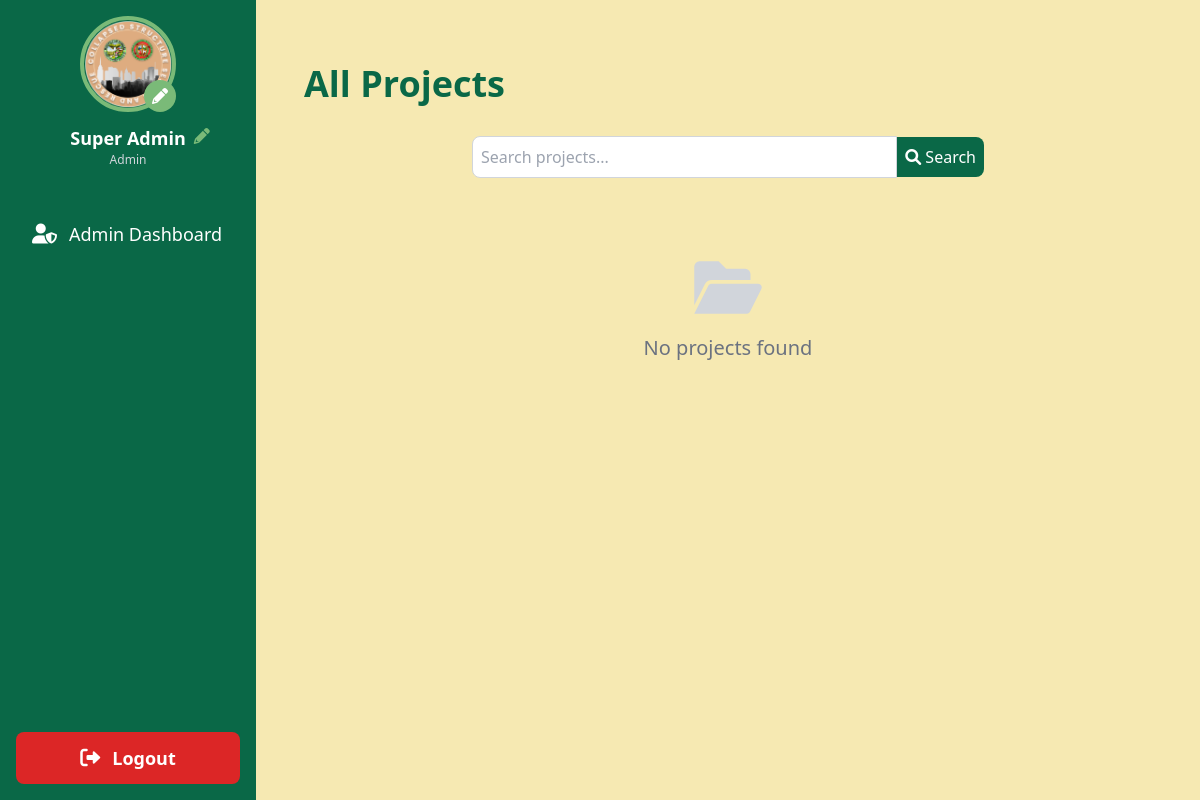
Screenshot of /projects/ (signed in) with the database file from the repository.
### sk_project/models.py (models this page shows, shortened)
class User(AbstractUser):
    is_chairman = models.BooleanField(default=False)
    profile_picture = models.ImageField(upload_to='profile_pics/', default='profile_pics/default_avatar.png', blank=True)
    address = models.TextField(blank=True, null=True)
    contact_number = models.CharField(max_length=15, blank=True, null=True)
    groups = models.ManyToManyField(
        Group,
        verbose_name=_('groups'),
        blank=True,
        help_text=_(
            'The groups this user belongs to. A user will get all permissions '
            'granted to each of their groups.'
        ),
        related_name='sk_user_set',
        related_query_name='sk_user',
    )
    user_permissions = models.ManyToManyField(
        Permission,
        verbose_name=_('user permissions'),
        blank=True,
        help_text=_('Specific permissions for this user.'),
        related_name='sk_user_set',
        related_query_name='sk_user',
    )

### sk_project/views.py (the view)
# urls.py: path('projects/', views.all_projects, name='all_projects'),
def all_projects(request):
    search_query = request.GET.get('search', '')
    projects = Project.objects.filter(chairman=request.user).annotate(
    total_expenses=models.Sum('expenses__amount')
)
    if search_query:
        projects = projects.filter(
            Q(name__icontains=search_query) |
            Q(description__icontains=search_query)
        )
    context = {
        'projects': projects,
        'search_query': search_query,
    }
    return render(request, 'all_projects.html', context)

### templates/all_projects.html (shortened to what this page needs)
{% extends 'base.html' %}
{% load humanize %}
{% block content %}
    <div class="container mx-auto px-4 py-8">
        <div class="flex justify-between items-center mb-8">
            <h1 class="text-4xl font-bold text-tertiary animate-fade-in">All Projects</h1>
        </div>
        <form method="GET" action="{% url 'all_projects' %}" class="mb-8">
            <div class="flex items-center max-w-lg mx-auto">
                <input type="text" name="search" placeholder="Search projects..." value="{{ request.GET.search }}" class="flex-grow p-2 border border-gray-300 rounded-l-lg focus:outline-none focus:ring-2 focus:ring-tertiary">
                <button type="submit" class="bg-tertiary text-white p-2 rounded-r-lg hover:bg-quaternary transition duration-300">
                    <i class="fas fa-search"></i> Search
                </button>
            </div>
        </form>
        <div class="grid grid-cols-1 md:grid-cols-2 lg:grid-cols-3 gap-8">
            {% for project in projects %}
                <div class="bg-white rounded-lg shadow-lg overflow-hidden transition-all duration-300 hover:shadow-xl hover:-translate-y-1 animate-fade-in" style="animation-delay: {{ forloop.counter|add:1|stringformat:'d'}}00ms;">
                    <div class="bg-tertiary text-white p-4">
                        <h2 class="text-xl font-semibold">{{ project.name }}</h2>
                    </div>
                    <div class="p-6">
                        <p class="text-gray-600 mb-4">{{ project.description|truncatechars:100 }}</p>
                        <div class="grid grid-cols-2 gap-4 text-sm mb-4">
                            <div>
                                <p class="font-semibold text-tertiary"><i class="fas fa-money-bill-wave mr-2"></i>Budget</p>
                                <p>₱{{ project.allocated_budget|intcomma }}</p>
                            </div>
                            <div>
                                <p class="font-semibold text-tertiary"><i class="fas fa-receipt mr-2"></i>Expenses</p>
                                <p>₱{{ project.total_expenses|default:0|intcomma }}</p>
                            </div>
                            <div>
                                <p class="font-semibold text-tertiary"><i class="fas fa-calendar-alt mr-2"></i>Start Date</p>
                                <p>{{ project.start_date }}</p>
                            </div>
                            <div>
                                <p class="font-semibold text-tertiary"><i class="fas fa-calendar-check mr-2"></i>End Date</p>
                                <p>{{ project.end_date }}</p>
                            </div>
                        </div>
                        <div class="flex justify-between items-center mt-6">
                            <a href="{% url 'project_detail' project.id %}" class="bg-tertiary text-white px-4 py-2 rounded-lg hover:bg-quaternary transition duration-300">
                                <i class="fas fa-eye mr-2"></i>View Details
                            </a>
                            <a href="{% url 'export_sk_report' project_id=project.id %}" class="bg-green-600 text-white px-4 py-2 rounded-lg hover:bg-green-700 transition duration-300">
                                <i class="fas fa-file-pdf mr-2"></i>Export PDF
                            </a>
                        </div>
                    </div>
                </div>
            {% empty %}
                <div class="col-span-3 text-center py-12">
                    <i class="fas fa-folder-open text-6xl text-gray-300 mb-4"></i>
                    <p class="text-xl text-gray-500">No projects found</p>
                </div>
            {% endfor %}
        </div>
    </div>
{% endblock %}

### templates/base.html (shortened to what this page needs)
<!DOCTYPE html>
<html lang="en">
    {% load static %}
    <head>
        <script src="https://cdn.tailwindcss.com"></script>
        <link href="https://cdnjs.cloudflare.com/ajax/libs/font-awesome/6.0.0-beta3/css/all.min.css" rel="stylesheet">
    </head>
    <body class="bg-secondary">
        <div class="flex h-screen">
            <aside class="w-64 bg-tertiary text-white flex flex-col">
                <div class="p-4 flex flex-col items-center">
                    <a href="{% url 'edit_profile' %}" class="mb-3 relative">
                        {% if user.profile_picture %}
                            <img src="{{ user.profile_picture.url }}" alt="Profile Picture" class="w-24 h-24 rounded-full border-4 border-quaternary hover:border-primary transition-colors duration-200">
                        {% else %}
                            <img src="{% static 'img/drr.png' %}" alt="Default Profile Picture" class="w-24 h-24 rounded-full border-4 border-quaternary hover:border-primary transition-colors duration-200">
                        {% endif %}
                        <i class="fas fa-pencil-alt absolute bottom-0 right-0 bg-quaternary text-white p-2 rounded-full"></i>
                    </a>
                    <div class="text-center relative">
                        <h2 class="text-lg font-semibold">{{ user.get_full_name|title }}</h2>
                        <p class="text-xs text-gray-300">{{ user.address|truncatechars:20|capfirst }}</p>
                        <a href="{% url 'edit_profile' %}" class="absolute -right-6 top-0">
                            <i class="fas fa-pencil-alt text-quaternary hover:text-primary transition-colors duration-200"></i>
                        </a>
                    </div>
                </div>
                <nav class="mt-6 flex-grow">
                    {% if user.is_superuser %}
                        <a href="{% url 'admin_dashboard' %}" class="block py-3 px-6 hover:bg-quaternary transition-colors duration-200  rounded-lg mb-2 mx-2 flex items-center">
                            <i class="fas fa-user-shield mr-3 text-xl"></i> <span class="text-lg">Admin Dashboard</span>
                        </a>
                    {% endif %}
                </nav>
                <div class="p-4 mt-auto">
                    <a href="{% url 'logout' %}" class="block py-3 px-6 bg-red-600 text-white rounded-lg hover:bg-red-700 transition-colors duration-200 text-center flex items-center justify-center">
                        <i class="fas fa-sign-out-alt mr-3 text-xl"></i> <span class="text-lg font-semibold">Logout</span>
                    </a>
                </div>
            </aside>
            <main class="flex-1 p-8 overflow-y-auto">
                {% block content %}
                {% endblock %}
            </main>
        </div>
    </body>
</html>

### rows the page displays
User: profile_picture (picture), get_full_name "Super Admin", address "Admin"
